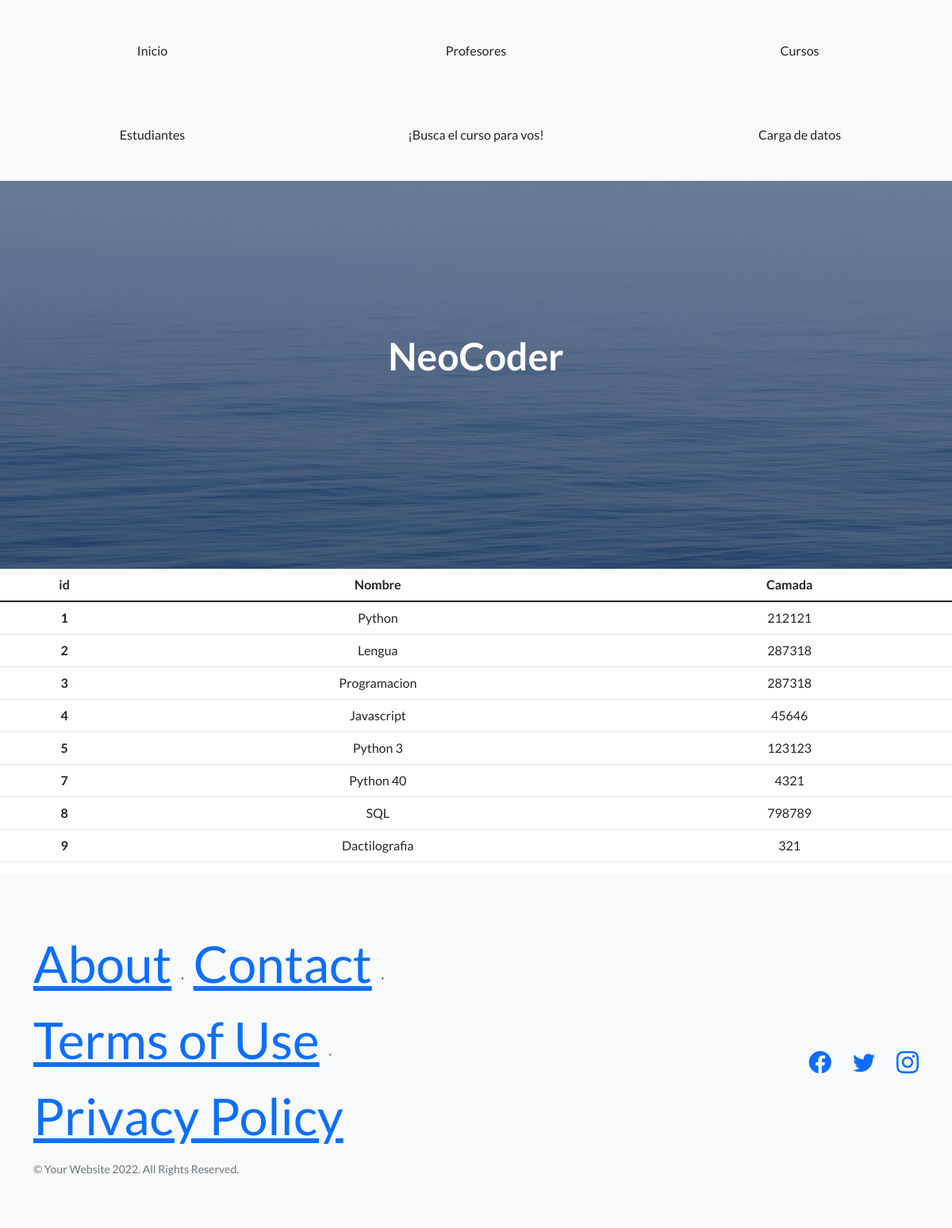
Screenshot of /cursos/ with the database file from the repository.
### app_coder/models.py (models this page shows)
class Curso(models.Model):
    nombre = models.CharField(max_length=40)
    camada = models.IntegerField()

### app_coder/views.py (the view)
# urls.py: path('cursos/', views.cursos, name='Cursos'),
def cursos(request):
    cursos = Curso.objects.all() #llama a toda la data en la tabla sql
    dicc = {'cursos' : cursos}
    plantilla = loader.get_template('cursos.html')
    documento = plantilla.render(dicc)
    return HttpResponse(documento)

### app_coder/template/cursos.html
{% extends 'padre.html' %}
{% load static %}
{% block contenido %}
    <table class="table">
        <thead>
          <tr>
            <th scope="col">id</th>
            <th scope="col">Nombre</th>
            <th scope="col">Camada</th>
          </tr>
        </thead>
        <tbody>
            {% for n in cursos %}
          <tr>
            <th scope="row">{{n.id}}</th>
            <td>{{n.nombre}}</td>
            <td>{{n.camada}}</td>
          </tr>
            {% endfor %}
        </tbody>
      </table>
{% endblock %}

### rows the page displays
Curso: id "1", nombre "Python", camada "212121"
Curso: id "2", nombre "Lengua", camada "287318"
Curso: id "3", nombre "Programacion", camada "287318"
Curso: id "4", nombre "Javascript", camada "45646"
Curso: id "5", nombre "Python 3", camada "123123"
Curso: id "7", nombre "Python 40", camada "4321"
Curso: id "8", nombre "SQL", camada "798789"
Curso: id "9", nombre "Dactilografia", camada "321"
